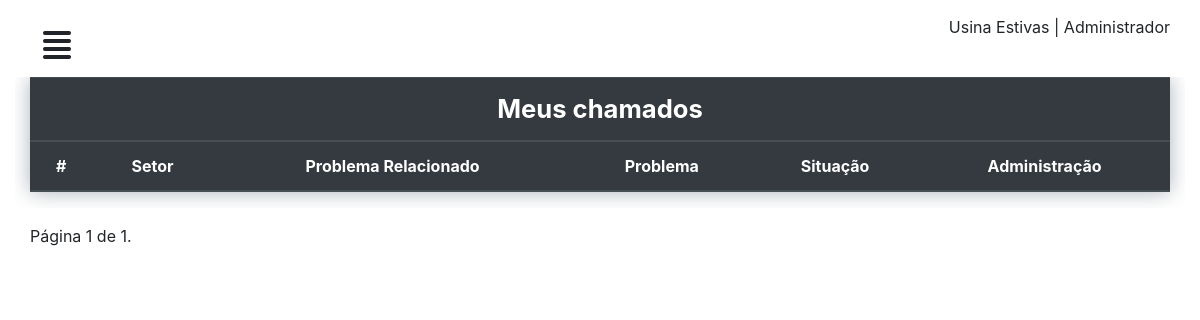
The app's page /perfil/ (signed in), older data.
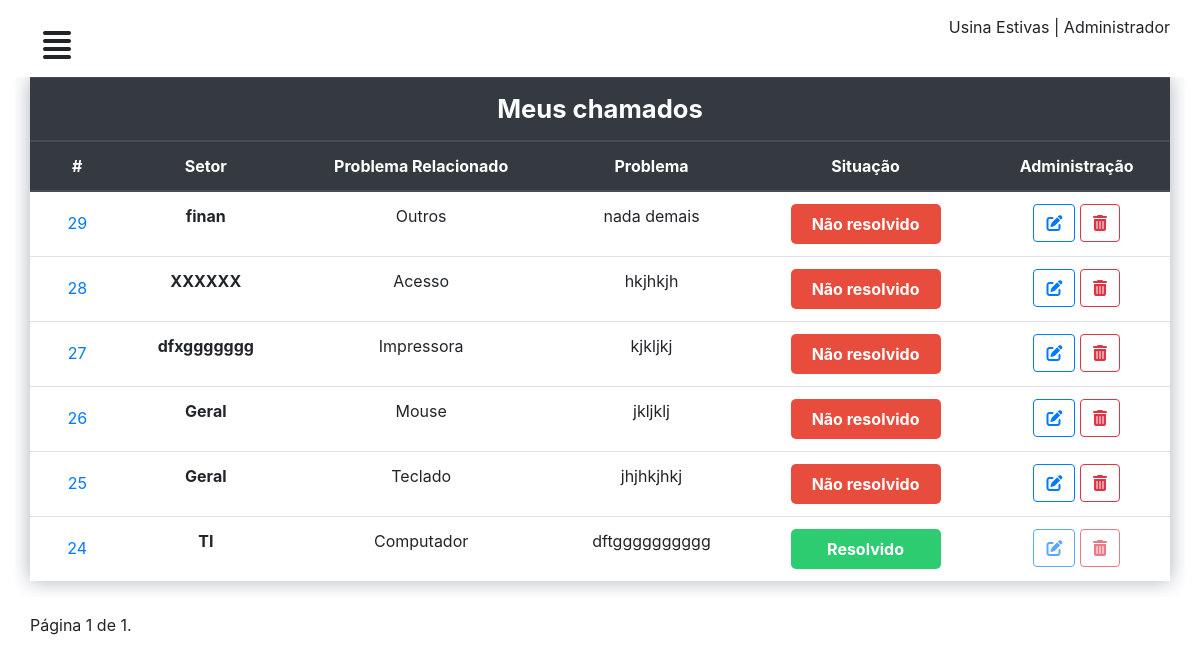
The same page, newer data.
### chamados/models.py (models this page shows)
class Chamado(models.Model):
	setor = models.CharField('Setor', max_length=50)
	problema = models.TextField('problema')
	user = models.ForeignKey(CustomUser, on_delete=models.CASCADE)
	relacao = models.ForeignKey(ProblemaRelacionado, on_delete=models.CASCADE)
	situacao = models.ForeignKey(Situacao, on_delete=models.CASCADE, default=1)
	comentario = models.TextField('comentario', null=True)
	datahora_aberto = models.DateTimeField('datahora_aberto', null=True)
	datahora_andamento = models.DateTimeField('datahora_andamento', null=True)
	datahora_fechado = models.DateTimeField('datahora_fechado', null=True)

class ProblemaRelacionado(models.Model):
	relacao = models.CharField('problema relacionado', max_length=50)
	def __str__(self):
		return self.relacao

### chamados/views.py (the view)
# urls.py: path('perfil/', perfil, name="perfil"),
@login_required
def perfil(request):
	chamados = Chamado.objects.filter(user=request.user).order_by('-id')
	paginator = Paginator(chamados, 7)
	page = request.GET.get('page')
	contacts = paginator.get_page(page)
	contexto = {
	'lista_chamado': chamados,
	'contacts': contacts
	}
	return render(request, 'dashboard/chamados.html', contexto)

### chamados/templates/dashboard/chamados.html (shortened to what this page needs)
{% extends "dashboard/baseperfil.html" %}
{% load static %}
{% block title %}
<link rel="stylesheet" type="text/css" href="{% static 'css/mycall.css' %}" />
{% endblock %}
{% block conteudo %}
<div id="mycall">
  <div class="row">
    <div class="col-12 table-responsive">
      <table class="table">
        <thead class="thead-dark">
          <tr>
            <th class="titleTable" colspan="6" scope="col">Meus chamados</th>
          </tr>
        </thead>
        <thead class="thead-dark">
          <tr>
            <th scope="col">#</th>
            <th scope="col">Setor</th>
            <th scope="col">Problema Relacionado</th>
            <th scope="col">Problema</th>
            <th scope="col">Situação</th>
            <th scope="col">Administração</th>
          </tr>
        </thead>
        <tbody>
          {% for chamado in contacts %}
          <tr>
            <th scope="row"><button type="button" class="btn btn-link" data-toggle="modal"
              data-target="#chamado-{{chamado.id}}">
              {{chamado.id}}
            </button>
          </th>
          <th scope="row">{{chamado.setor}}</th>
          <td>{{chamado.relacao}}</td>
          <td>{{chamado.problema}}</td>
          <td> {% if chamado.situacao.id == 1 %} <span class="open"> Não resolvido </span>
            {% elif chamado.situacao.id == 2 %}<span class="progressCall">Em andamento </span> {% else %} <span
            class="completed">Resolvido </span>{% endif %}</td>
            <td> {% if chamado.situacao.id == 1 %} <a href="{% url 'editar' chamado.id %}"> <button type="button"
              class="btn btn-outline-primary"><i class="fas fa-edit"></i></button> </a> <a href="{% url 'apagar' chamado.id %}"><button
                type="button" class="btn btn-outline-danger"><i class="fas fa-trash-alt"></i></button></a> {% else %} <a
                href="{% url 'editar' chamado.id %}"> <button type="button" class="btn btn-outline-primary"
                disabled=""><i class="fas fa-edit"></i></button></a> <a href="{% url 'apagar' chamado.id %}"><button type="button"
                  class="btn btn-outline-danger" disabled=""><i class="fas fa-trash-alt"></i></button> </a>{% endif %}</td>
              </tr>
              {% endfor %}
            </tbody>
          </table>
        </div>
      </div>
    </div>
    <div class="row">
      <div class="col-12">
        <span class="current">
          Página {{ contacts.number }} de {{ contacts.paginator.num_pages }}.
        </span>
      </div>
    </div>
    {% endblock %}

Row changes from the older to the newer data that the page shows:
added Chamado: id "29", setor "finan", relacao "Outros", problema "nada demais", shows "Não resolvido"
added Chamado: id "28", setor "XXXXXX", relacao "Acesso", problema "hkjhkjh", shows "Não resolvido"
added Chamado: id "27", setor "dfxggggggg", relacao "Impressora", problema "kjkljkj", shows "Não resolvido"
added Chamado: id "26", setor "Geral", relacao "Mouse", problema "jkljklj", shows "Não resolvido"
added Chamado: id "25", setor "Geral", relacao "Teclado", problema "jhjhkjhkj", shows "Não resolvido"
added Chamado: id "24", setor "TI", relacao "Computador", problema "dftgggggggggg", shows "Resolvido"
